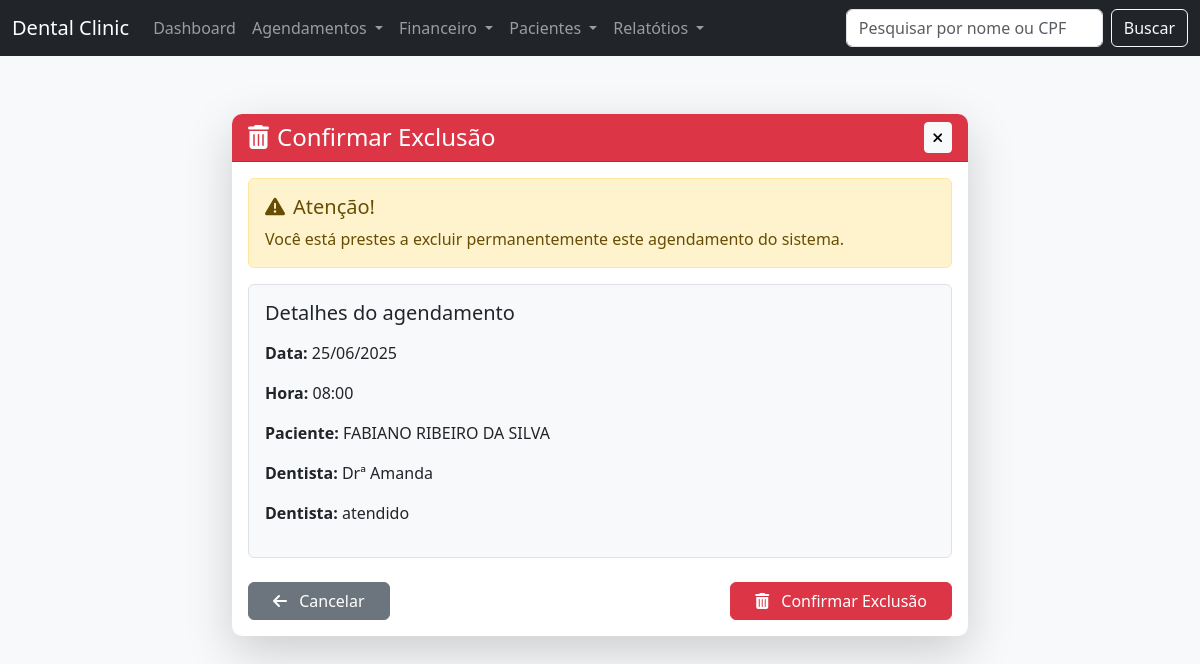
Page /agendamento/excluir/1/ on the committed database.
### agendamento/models.py (models this page shows, shortened)
class Agendamento(models.Model):
    paciente = models.ForeignKey(Paciente, on_delete=models.CASCADE)
    dentista = models.ForeignKey(Dentista, on_delete=models.SET_NULL, null=True, blank=True)
    data = models.DateField()
    hora = models.TimeField()
    status = models.CharField(max_length=20, choices=STATUS, default='agendado')
    confirmacao = models.CharField(
        max_length=10,
        choices=CONFIRMACAO_CHOICES,
        default='nao'
    )
    observacoes = models.TextField(blank=True, null=True)
    data_criacao = models.DateTimeField(auto_now_add=True)

class Dentista(models.Model):
    nome = models.CharField(max_length=150)
    especialidade = models.CharField(max_length=100, blank=True, null=True)

### paciente/models.py (models this page shows, shortened)
class Paciente(models.Model):
    nome = models.CharField(max_length=100)
    cpf = models.CharField(max_length=14, unique=True)
    data_nascimento = models.DateField()
    nome_pai = models.CharField(max_length=150, blank=True, null=True)
    nome_mae = models.CharField(max_length=150, blank=True, null=True)
    nacionalidade = models.CharField(max_length=100, blank=True, null=True)
    naturalidade = models.CharField(max_length=100, blank=True, null=True)
    estado_civil = models.CharField(
        max_length=20,
        choices=[
            ('solteiro', 'Solteiro(a)'),
            ('casado', 'Casado(a)'),
            ('divorciado', 'Divorciado(a)'),
            ('viuvo', 'Viúvo(a)'),
            ('outro', 'Outro'),
        ],
        blank=True,
        null=True
    )
    sexo = models.CharField(
        max_length=10,
        choices=[
            ('masculino', 'Masculino'),
            ('feminino', 'Feminino'),
            ('outro', 'Outro'),
        ],
        blank=True,
        null=True
    )
    profissao = models.CharField(max_length=100, blank=True, null=True)
    telefone = models.CharField(max_length=20, blank=True, null=True)
    observacao_contato = models.TextField(blank=True, null=True)
    cep = models.CharField(max_length=9, blank=True, null=True)
    endereco = models.CharField(max_length=150, blank=True, null=True)
    numero = models.CharField(max_length=10, blank=True, null=True)
    bairro = models.CharField(max_length=100, blank=True, null=True)
    cidade = models.CharField(max_length=100, blank=True, null=True)
    uf = models.CharField(max_length=2, blank=True, null=True)
    complemento = models.CharField(max_length=100, blank=True, null=True)
    ponto_referencia = models.CharField(max_length=150, blank=True, null=True)
    outras_observacoes = models.TextField(blank=True, null=True)
    data_cadastro = models.DateTimeField(auto_now_add=True)

### agendamento/views.py (the view)
# urls.py: path('excluir/<int:pk>/', views.excluir_agenda, name='excluir_agenda'),
def excluir_agenda(request, pk):
    agendamento = get_object_or_404(Agendamento, pk=pk)
    if request.method == 'POST':
        agendamento.delete()
        return redirect('agendamento:lista_agendamentos')
    return render(request, 'agendamento/confirmar_excluir.html', {'agendamento': agendamento})

### agendamento/templates/agendamento/confirmar_excluir.html (shortened to what this page needs)
{% extends 'core/base.html' %}
{% load static %}
{% block content %}
<div class="container mt-4">
    <div class="row justify-content-center">
        <div class="col-md-8">
            <div class="card shadow-lg border-0">
                <div class="card-header bg-danger text-white">
                    <div class="d-flex justify-content-between align-items-center">
                        <h4 class="mb-0">
                            <i class="fas fa-trash-alt me-2"></i>Confirmar Exclusão
                        </h4>
                        <a href="{% url 'financeiro:lista_caixa' %}" class="btn btn-light btn-sm">
                            <i class="fas fa-times"></i>
                        </a>
                    </div>
                </div>
                <div class="card-body">
                    <div class="alert alert-warning" role="alert">
                        <h5 class="alert-heading">
                            <i class="fas fa-exclamation-triangle me-2"></i>Atenção!
                        </h5>
                        <p class="mb-0">Você está prestes a excluir permanentemente este agendamento do sistema.</p>
                    </div>
                    <div class="border p-3 mb-4 rounded bg-light">
                        <h5 class="mb-3">Detalhes do agendamento</h5>
                        <div class="row">
                            <div class="col-md-6">
                                <p><strong>Data:</strong> {{ agendamento.data|date:"d/m/Y" }}</p>
                                <p><strong>Hora:</strong> {{ agendamento.hora|time:"H:i" }}</p>
                                <p><strong>Paciente:</strong> {{ agendamento.paciente.nome }}</p>
                                <p><strong>Dentista:</strong> {{ agendamento.dentista.nome }}</p>
                                <p><strong>Dentista:</strong> {{ agendamento.status }}</p>
                            </div>
                        </div>
                    </div>
                    <form method="post" class="mt-4">
                        <div class="d-flex justify-content-between">
                            <a href="{% url 'agendamento:lista_agendamentos' %}" class="btn btn-secondary px-4">
                                <i class="fas fa-arrow-left me-2"></i> Cancelar
                            </a>
                            <button type="submit" class="btn btn-danger px-4">
                                <i class="fas fa-trash-alt me-2"></i> Confirmar Exclusão
                            </button>
                        </div>
                    </form>
                </div>
            </div>
        </div>
    </div>
</div>
{% endblock %}

### templates/core/base.html (style rules this page uses)
body { background-color: #f8f9fa; padding-top: 70px; }
.card-header { font-weight: bold; }

### agendamento/templates/agendamento/confirmar_excluir.html (style rules this page uses)
.card { border-radius: 10px; overflow: hidden; }
.card-header { border-radius: 0 !important; }
.btn-danger { transition: all 0.3s; }

### rows in the picture
Agendamento: data "25/06/2025", hora "08:00", paciente.nome "FABIANO RIBEIRO DA SILVA", dentista.nome "Drª Amanda", status "atendido"
